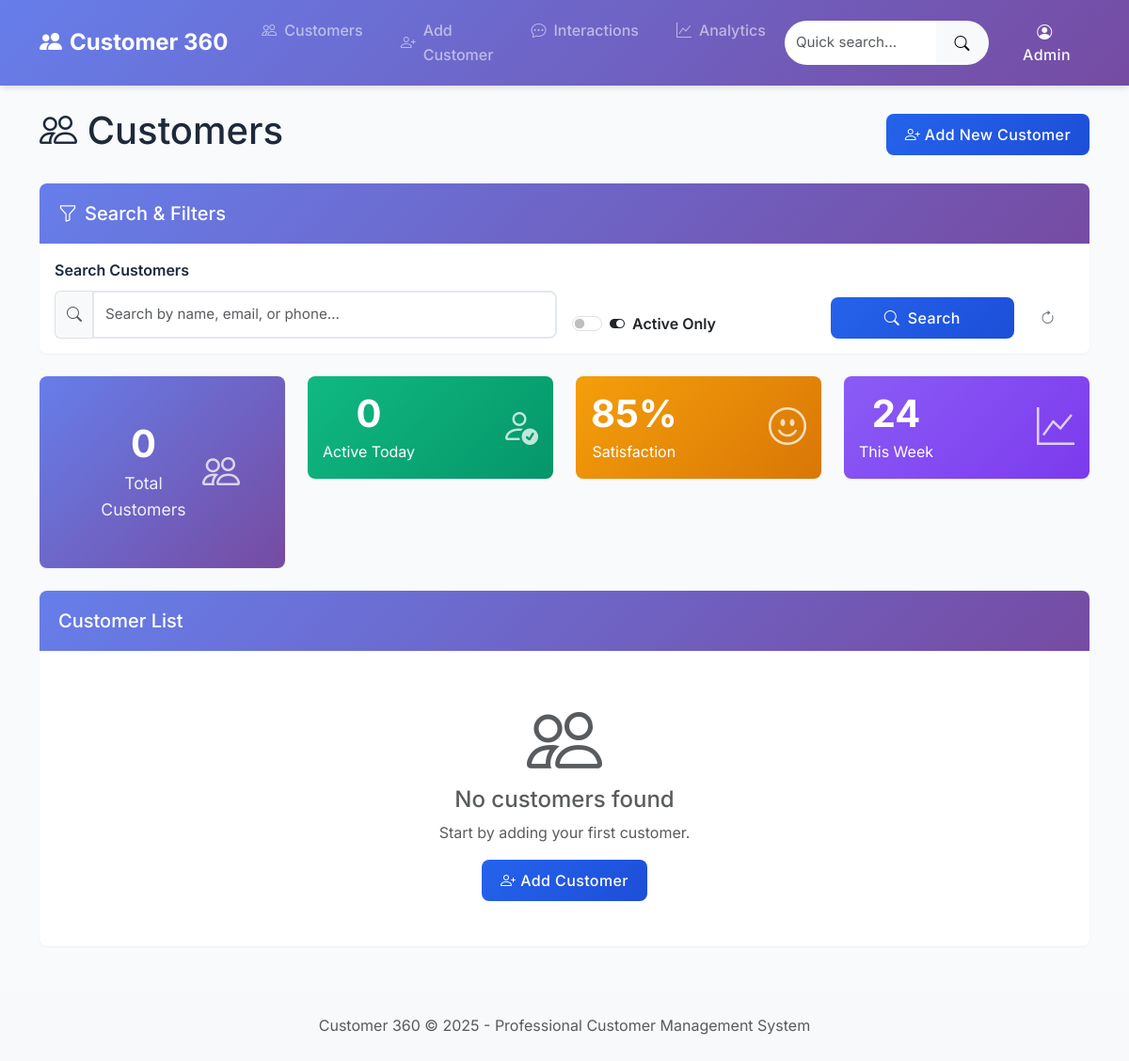
Before: / with the older database file.
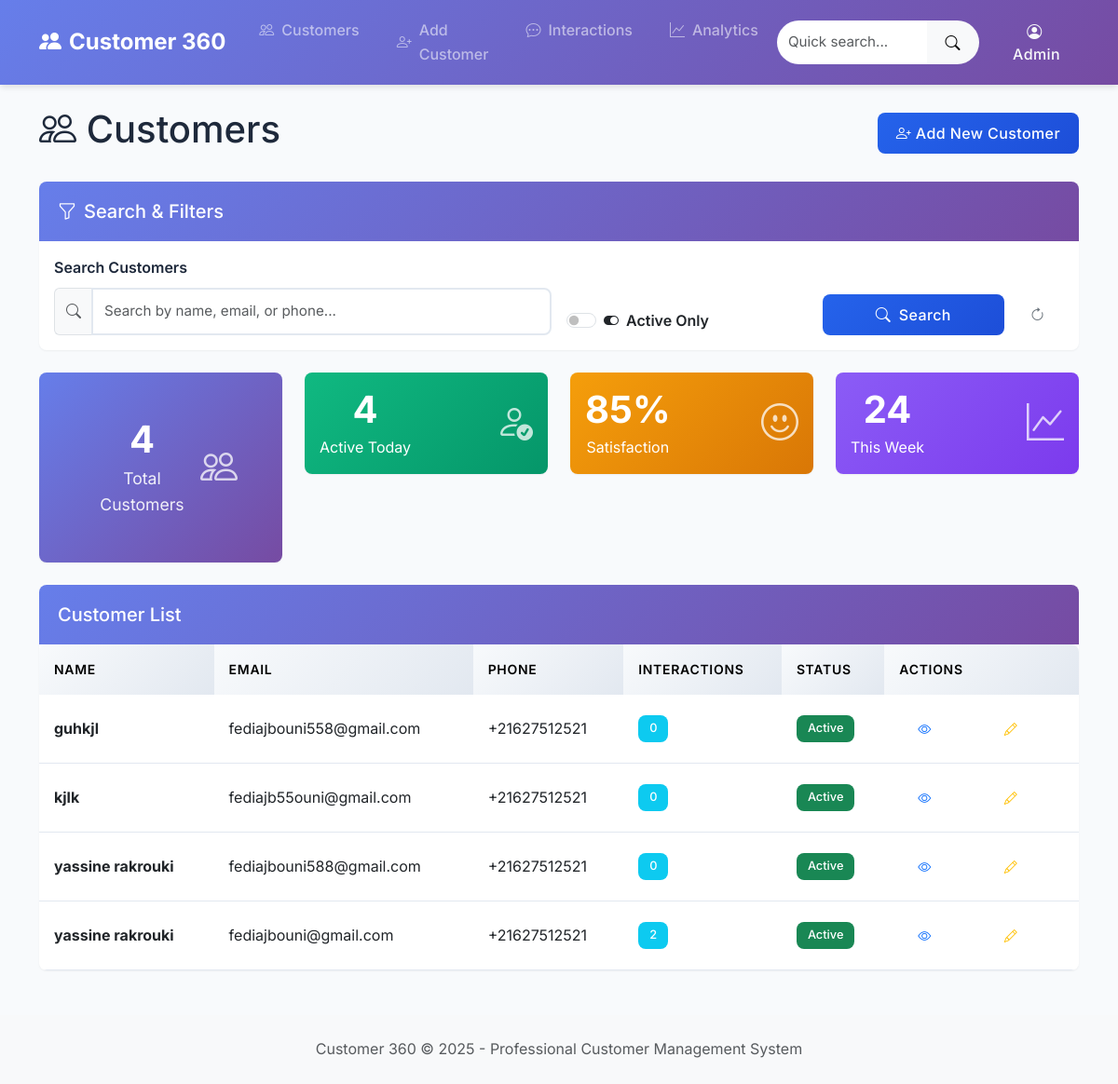
After: the same page with the newer database file.
### customer_management/models.py (models this page shows, shortened)
class Customer(models.Model):
    name = models.CharField(
        max_length=100,
        help_text="Customer's full name"
    )
    email = models.EmailField(
        max_length=100,
        unique=True,
        help_text="Customer's email address"
    )
    phone_regex = RegexValidator(
        regex=r'^\+?1?\d{9,15}$',
        message="Phone number must be entered in the format: '+999999999'. Up to 15 digits allowed."
    )
    phone = models.CharField(
        validators=[phone_regex],
        max_length=17,
        help_text="Customer's phone number"
    )
    address = models.CharField(
        max_length=200,
        help_text="Customer's address"
    )
    social_media = models.CharField(
        max_length=100,
        blank=True,
        help_text="Customer's social media handle (optional)"
    )
    created_at = models.DateTimeField(auto_now_add=True)
    updated_at = models.DateTimeField(auto_now=True)
    is_active = models.BooleanField(default=True)
    class Meta:
        ordering = ['name']
        verbose_name = 'Customer'
        verbose_name_plural = 'Customers'

### customer_management/views.py (the view)
# urls.py: path('', views.CustomerListView.as_view(), name='customer_list'),
class CustomerListView(ListView):
    model = Customer
    template_name = 'customer_management/customer_list.html'
    context_object_name = 'customers'
    paginate_by = 20
    def get_queryset(self):
        queryset = Customer.objects.all().annotate(
            total_interactions=Count('interactions')
        )
        is_active_filter = self.request.GET.get('is_active')
        if is_active_filter == 'on':  # Checkbox is checked
            queryset = queryset.filter(is_active=True)
        elif is_active_filter is None:  # Default behavior - show active only
            queryset = queryset.filter(is_active=True)
        search_query = self.request.GET.get('search_query')
        if search_query:
            queryset = queryset.filter(
                Q(name__icontains=search_query) |
                Q(email__icontains=search_query) |
                Q(phone__icontains=search_query)
            )
        return queryset.order_by('name')
    def get_context_data(self, **kwargs):
        context = super().get_context_data(**kwargs)
        context['search_form'] = CustomerSearchForm(self.request.GET)
        is_active_filter = self.request.GET.get('is_active')
        if is_active_filter == 'on' or is_active_filter is None:
            context['total_customers'] = Customer.objects.filter(is_active=True).count()
        else:
            context['total_customers'] = Customer.objects.count()
        return context

### customer_management/forms.py
class CustomerSearchForm(forms.Form):
    search_query = forms.CharField(
        max_length=100,
        required=False,
        widget=forms.TextInput(attrs={
            'class': 'form-control',
            'placeholder': 'Search by name, email, or phone...',
        })
    )
    is_active = forms.BooleanField(
        required=False,
        initial=True,
        widget=forms.CheckboxInput(attrs={
            'class': 'form-check-input'
        })
    )

### customer_management/templates/customer_management/customer_list.html (shortened to what the changed rows need)
{% extends 'customer_management/base.html' %}
{% block content %}
<div class="d-flex justify-content-between align-items-center mb-4">
    <h1><i class="bi bi-people"></i> Customers</h1>
</div>
<div class="row mb-4">
    <div class="col-md-3">
        <div class="card stats-card fade-in">
            <div class="card-body text-center">
                <div class="d-flex justify-content-between align-items-center">
                    <div>
                        <h4 class="display-6 fw-bold mb-1">{{ total_customers }}</h4>
                        <p class="mb-0 opacity-90">Total Customers</p>
                    </div>
                </div>
            </div>
        </div>
    </div>
    <div class="col-md-3">
        <div class="card text-white fade-in" style="background: linear-gradient(135deg, #10b981 0%, #059669 100%); animation-delay: 0.1s;">
            <div class="card-body text-center">
                <div class="d-flex justify-content-between align-items-center">
                    <div>
                        <h4 class="display-6 fw-bold mb-1">{{ customers|length }}</h4>
                        <p class="mb-0 opacity-90">Active Today</p>
                    </div>
                </div>
            </div>
        </div>
    </div>
</div>
<div class="card">
    <div class="card-body p-0">
        {% if customers %}
            <div class="table-responsive">
                <table class="table table-hover mb-0">
                    <thead class="table-light">
                        <tr>
                            <th>Name</th>
                            <th>Email</th>
                            <th>Phone</th>
                            <th>Interactions</th>
                            <th>Status</th>
                            <th>Actions</th>
                        </tr>
                    </thead>
                    <tbody>
                        {% for customer in customers %}
                        <tr>
                            <td>
                                <strong>{{ customer.name }}</strong>
                            </td>
                            <td>{{ customer.email }}</td>
                            <td>{{ customer.phone }}</td>
                            <td>
                                <span class="badge bg-info">{{ customer.total_interactions|default:0 }}</span>
                            </td>
                            <td>
                                {% if customer.is_active %}
                                    <span class="badge bg-success">Active</span>
                                {% else %}
                                    <span class="badge bg-secondary">Inactive</span>
                                {% endif %}
                            </td>
                            <td>
                                <div class="btn-group btn-group-sm" role="group">
                                    <a href="{% url 'customer_management:customer_detail' customer.pk %}"
                                       class="btn btn-outline-primary" title="View Details">
                                        <i class="bi bi-eye"></i>
                                    </a>
                                    <a href="{% url 'interactions:interaction_create_for_customer' customer.pk %}"
                                       class="btn btn-outline-success" title="Add Interaction">
                                    </a>
                                    <a href="{% url 'customer_management:customer_update' customer.pk %}"
                                       class="btn btn-outline-warning" title="Edit">
                                        <i class="bi bi-pencil"></i>
                                    </a>
                                </div>
                            </td>
                        </tr>
                        {% endfor %}
                    </tbody>
                </table>
            </div>
        {% else %}
            <div class="text-center py-5">
                <i class="bi bi-people display-1 text-muted"></i>
                <h4 class="text-muted">No customers found</h4>
                <p class="text-muted">Start by adding your first customer.</p>
                <a href="{% url 'customer_management:customer_create' %}" class="btn btn-primary">
                    <i class="bi bi-person-plus"></i> Add Customer
                </a>
            </div>
        {% endif %}
    </div>
</div>
{% endblock %}

Changed rows visible on the page:
added Customer: name "guhkjl", email "fediajbouni558@gmail.com", phone "+21627512521", total_interactions "0", is_active "Active"
added Customer: name "kjlk", email "fediajb55ouni@gmail.com", phone "+21627512521", total_interactions "0", is_active "Active"
added Customer: name "yassine rakrouki", email "fediajbouni588@gmail.com", phone "+21627512521", total_interactions "0", is_active "Active"
added Customer: name "yassine rakrouki", email "fediajbouni@gmail.com", phone "+21627512521", total_interactions "2", is_active "Active"
Other visible differences:
{{ total_customers }}: "0" → "4"
{{ customers|length }}: "0" → "4"
text no longer shown: "No customers found Start by adding your first customer. Add Customer"
text now shown: "NAME EMAIL PHONE INTERACTIONS STATUS ACTIONS"
